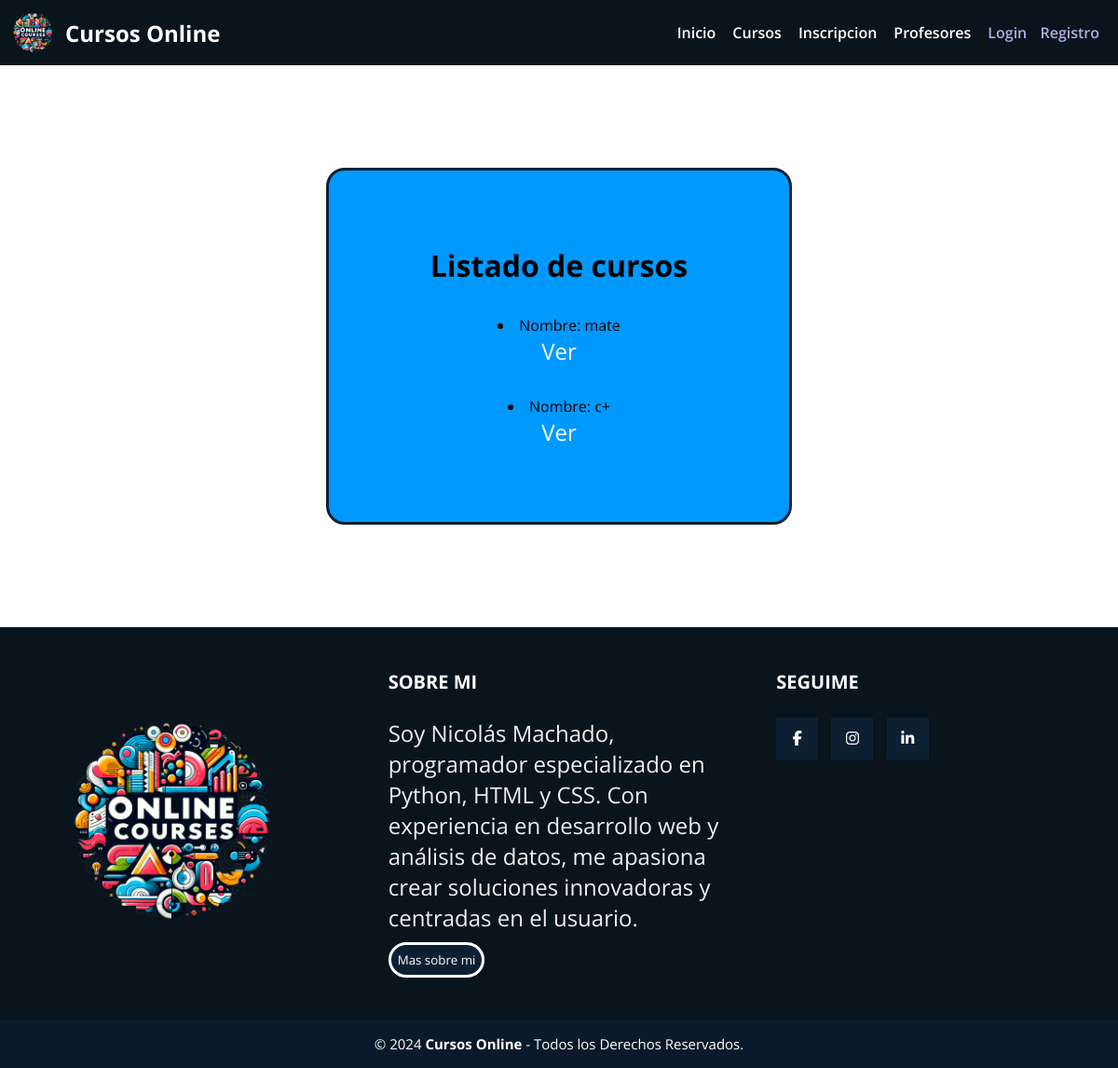
Page /cursos/lista on the earlier database version.
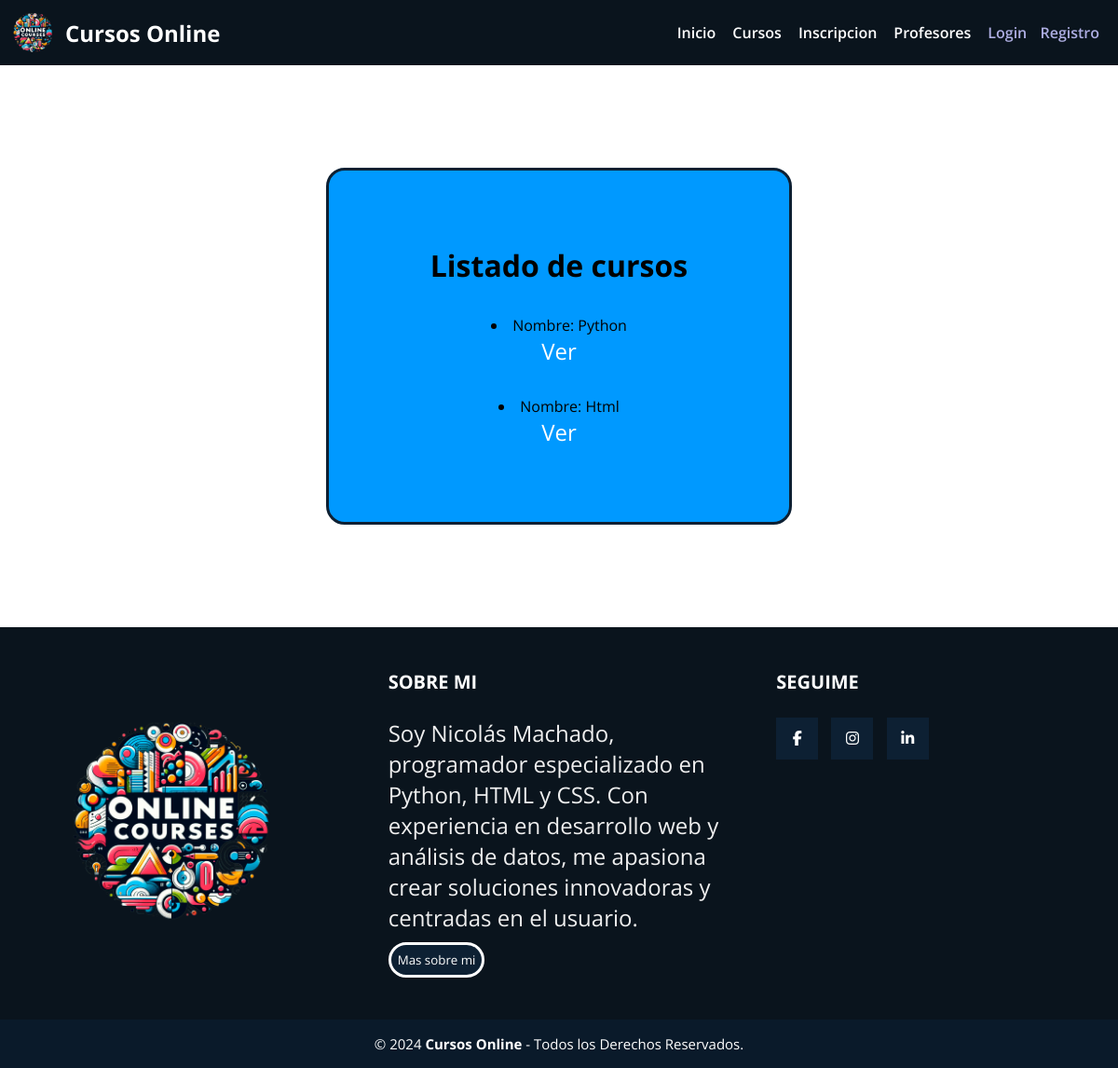
Same page on the later database version.
### AppCoder/models.py (models this page shows, shortened)
class Curso(models.Model):
    nombre = models.CharField(max_length=40)
    camada = models.IntegerField()
    descripcion = models.TextField()  # Agrega este campo para la descripción

### AppCoder/views.py (the view)
# urls.py: path('cursos/lista', views.CursoListView.as_view(), name = "ListaCursos"),
class CursoListView(ListView):
    model = Curso
    context_object_name = "cursos"
    template_name = "AppCoder/cursos_lista.html"

### AppCoder/templates/AppCoder/cursos_lista.html (shortened to what this page needs)
{% extends 'AppCoder/padre.html' %}
{% load static %}
{% block contenidoQueCambia %}
<div class="relleno">
    <div class="relleno-curso">
        <h1>Listado de cursos</h1>
        {% for curso in cursos %}
        <li>Nombre: {{curso.nombre}}
            <p>
                <a href="{% url 'DetalleCurso' curso.pk %}">Ver</a>
            </p>
        </li>
        {% endfor %}
    </div>
</div>
{% endblock contenidoQueCambia %}

Differences in the rows shown:
removed Curso: nombre "mate"
removed Curso: nombre "c+"
added Curso: nombre "Python"
added Curso: nombre "Html"
